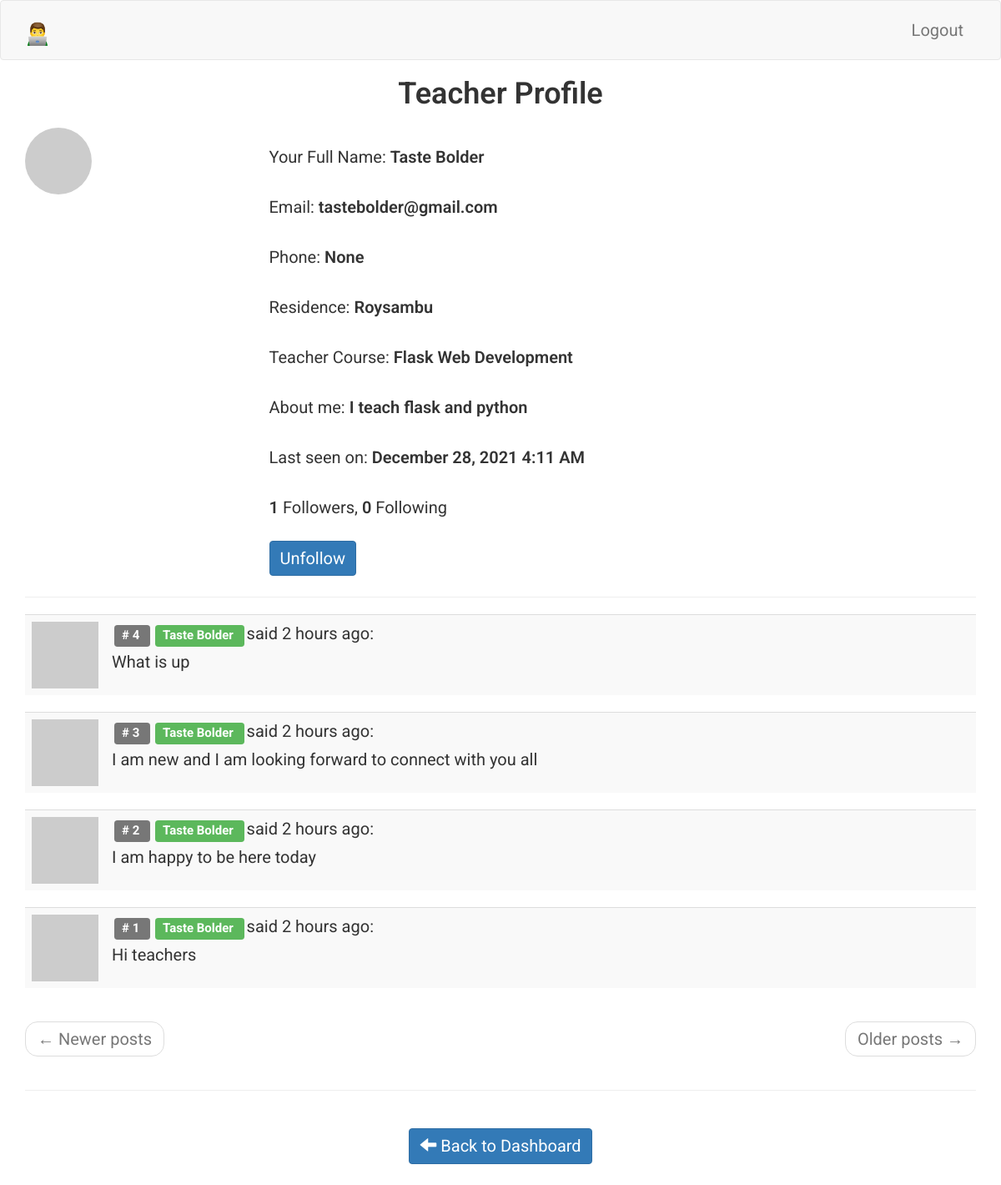
Page /teacher/profile/Taste Bolder (signed in) on the committed database.
### app/models.py (models this page shows, shortened)
class Teacher(UserMixin, db.Model):
    __tablename__ = 'teacher'
    id = db.Column(db.Integer, primary_key=True)
    teacher_full_name = db.Column(db.String(64), index=True, unique=True)
    teacher_email = db.Column(db.String(120), index=True, unique=True)
    teacher_phone = db.Column(db.String(120), index=True, unique=True)
    teacher_residence = db.Column(db.String(120), index=True)
    teacher_course = db.Column(db.String(120), index=True)
    teacher_about_me = db.Column(db.String(140))
    teacher_last_seen = db.Column(db.DateTime, default=datetime.utcnow)
    teacher_password_hash = db.Column(db.String(128))
    comments = db.relationship(
        'TeacherCommunityComment',
        backref='author',
        lazy='dynamic'
        )
    def avatar_teacher(self, size):
        digest = md5(self.teacher_email.lower().encode('utf-8')).hexdigest()
        return 'https://www.gravatar.com/avatar/{}?d=identicon&s={}'.format(
            digest, size)
    teacher_followed = db.relationship(
        'Teacher',
        secondary=teacher_followers,
        primaryjoin=(teacher_followers.c.follower_id == id),
        secondaryjoin=(teacher_followers.c.followed_id == id),
        backref=db.backref(
            'teacher_followers',
            lazy='dynamic'
            ), lazy='dynamic')
    def is_following(self, teacher):
        return self.teacher_followed.filter(
            teacher_followers.c.followed_id == teacher.id).count() > 0

class TeacherCommunityComment(db.Model):
    __tablename__ = 'teacher community comment'
    id = db.Column(db.Integer, primary_key=True)
    body = db.Column(db.String(140))
    timestamp = db.Column(db.DateTime, index=True, default=datetime.utcnow)
    teacher_id = db.Column(db.Integer, db.ForeignKey('teacher.id'))

### app/teacher/routes.py (the view)
@bp.route('/profile/<teacher_full_name>')
@login_required
def profile_teacher(teacher_full_name):
    teacher = Teacher.query.filter_by(
        teacher_full_name=teacher_full_name
        ).first()
    page = request.args.get('page', 1, type=int)
    comments = teacher.comments.order_by(
        TeacherCommunityComment.timestamp.desc()
        ).paginate(
        page, current_app.config['POSTS_PER_PAGE'], False)
    next_url = url_for(
        'teacher.dashboard_teacher', teacher_full_name=teacher_full_name,
        _anchor="teacher-comments",
        page=comments.next_num) \
        if comments.has_next else None
    prev_url = url_for(
        'teacher.dashboard_teacher', teacher_full_name=teacher_full_name,
        _anchor="teacher-comments",
        page=comments.prev_num) \
        if comments.has_prev else None
    form = EmptyForm()
    return render_template(
        'teacher/profile_teacher.html',
        teacher=teacher,
        comments=comments.items,
        next_url=next_url,
        prev_url=prev_url,
        form=form,
        title='Teacher Profile'
        )

### app/teacher/forms.py
class EmptyForm(FlaskForm):
    submit = SubmitField('Post')

### app/models.py (called while the page is built)
@login.user_loader
def load_teacher(id):
    return Teacher.query.get(int(id))

### app/teacher/routes.py (called while the page is built)
@bp.before_request
def before_request():
    if current_user.is_authenticated:
        current_user.teacher_last_seen = datetime.utcnow()
        db.session.commit()

### app/templates/teacher/profile_teacher.html (shortened to what this page needs)
{% extends 'base.html' %}
{% block app_content %}
    <div class="row">
        <div class="col-sm-12">
        </div>
    </div>
    <div class="row">
        <div class="col-sm-12 text-center">
            <H1>{{ title }}</H1>
        </div>
    </div>
    <div class="row">
        <div class="col-sm-3">
            <img src=" {{ teacher.avatar_teacher(128) }} " class="img-circle">
        </div>
        <div class="col-sm-9">
            <p>
                Your Full Name: <span style="font-weight: 600;">{{ teacher.teacher_full_name }}</span>
            </p>
            <p>
                Email: <span style="font-weight: 600;">{{ teacher.teacher_email }}</span>
            </p>
            <p>
                Phone: <span style="font-weight: 600;">{{ teacher.teacher_phone }}</span>
            </p>
            <p>
                Residence: <span style="font-weight: 600;">{{ teacher.teacher_residence }}</span>
            </p>
            <p>
                Teacher Course: <span style="font-weight: 600;">{{ teacher.teacher_course }}</span>
            </p>
            {% if teacher.teacher_about_me %}
                <p>
                    About me: <span style="font-weight: 600;">{{ teacher.teacher_about_me }}</span>
                </p>
            {% endif %}
            {% if teacher.teacher_last_seen %}
                <p>
                    Last seen on: <span style="font-weight: 600;">{{ moment(teacher.teacher_last_seen).format('LLL') }}</span>
                </p>
            {% endif %}
            <p>
                <span style="font-weight: 600;">{{ teacher.teacher_followers.count() }}</span> Followers,
                <span style="font-weight: 600;">{{ teacher.teacher_followed.count() }}</span> Following
            </p>
            {% if not current_user.is_following(teacher) %}
                <form action="{{ url_for('teacher.follow_teacher', teacher_full_name=teacher.teacher_full_name) }}" method="post">
                    {{ form.hidden_tag() }}
                    {{ form.submit(value='Follow', class_='btn btn-primary') }}
                </form>
            {% else %}
                <form action="{{ url_for('teacher.unfollow_teacher', teacher_full_name=teacher.teacher_full_name) }}" method="post">
                    {{ form.submit(value='Unfollow', class_='btn btn-primary') }}
                </form>
            {% endif %}
        </div>
    </div>
    <hr>
    <div class="row teacher">
        <div class="col-sm-12">
            {% for comment in comments %}
                {% include 'teacher/_comments_teachers.html' %}
            {% endfor %}
        </div>
    </div>
    <div class="row">
        <div class="col-sm-12">
            <nav aria-label="...">
                <ul class="pager">
                    <li class="previous{% if not prev_url %} disabled{% endif %}">
                        <a href="{{ prev_url or '#' }}">
                            <span aria-hidden="true">&larr;</span> Newer posts
                        </a>
                    </li>
                    <li class="next{% if not next_url %} disabled{% endif %}">
                        <a href="{{ next_url or '#' }}">
                            Older posts <span aria-hidden="true">&rarr;</span>
                        </a>
                    </li>
                </ul>
            </nav>
        </div>
    </div>
    <hr>
    {% if teacher %}
        <div class="row text-center">
            <div class="col-sm-4">
            </div>
            <div class="col-sm-4">
                <p>
                    <a href=" {{ url_for('teacher.dashboard_teacher') }} " class="btn btn-primary">
                        <span class="glyphicon glyphicon-arrow-left" aria-hidden="true"></span>
                            Back to Dashboard
                    </a>
                </p>
            </div>
            <div class="col-sm-4">
            </div>
        </div>
    {% endif %}
{% endblock %}

### app/templates/teacher/_comments_teachers.html
<table class="table table-striped">
    <tr valign='top'>
        <td width="30px">
            <a href=" {{ url_for('teacher.profile_teacher', teacher_full_name=comment.author.teacher_full_name) }} ">
                <img src=" {{ comment.author.avatar_teacher(30) }}  ">
            </a>
        </td>
        <td>
            <span class="comment-id label label-default"># {{ comment.id }} </span>
            <a href="{{ url_for('teacher.profile_teacher', teacher_full_name=comment.author.teacher_full_name) }}">
                <span class="label label-success"> {{ comment.author.teacher_full_name }} </span>
            </a>
            said {{ moment(comment.timestamp).fromNow() }}:
            <br>
            <div class="comment-body">
                {{ comment.body }}
            </div>
        </td>
    </tr>
</table>

### app/static/css/main.css (style rules this page uses)
.label { margin: 3px; }
html, body { font-family: 'Roboto', sans-serif; }
h1 { padding-bottom: 10px; font-weight: 600; margin-top: 0px; padding-top: 0px; }
h2, h3, h4, h5, h6, p { margin-top: 0px; padding-top: 10px; padding-bottom: 10px; }
p, li { line-height: 30px; margin-top: 10px; margin-bottom: 10px; }
p, li, td, .btn, .btn-alt, .schedule-btn { font-size: 20px; }
.comment-body { margin-top: 5px; }
.btn { margin-top: 5px; margin-bottom: 5px; }

### rows in the picture
Teacher: teacher_full_name "Taste Bolder", teacher_email "tastebolder@gmail.com", teacher_phone "None", teacher_residence "Roysambu", teacher_course "Flask Web Development", teacher_about_me "I teach flask and python", teacher_last_seen "December 28, 2021 4:11 AM"
TeacherCommunityComment: id "4", author.teacher_full_name "Taste Bolder", timestamp "2 hours ago", body "What is up"
TeacherCommunityComment: id "3", author.teacher_full_name "Taste Bolder", timestamp "2 hours ago", body "I am new and I am looking forward to connect with you all"
TeacherCommunityComment: id "2", author.teacher_full_name "Taste Bolder", timestamp "2 hours ago", body "I am happy to be here today"
TeacherCommunityComment: id "1", author.teacher_full_name "Taste Bolder", timestamp "2 hours ago", body "Hi teachers"

### other values in the picture
{{ title }} "Teacher Profile"
{{ teacher.teacher_followers.count() }} "1"
{{ teacher.teacher_followed.count() }} "0"
